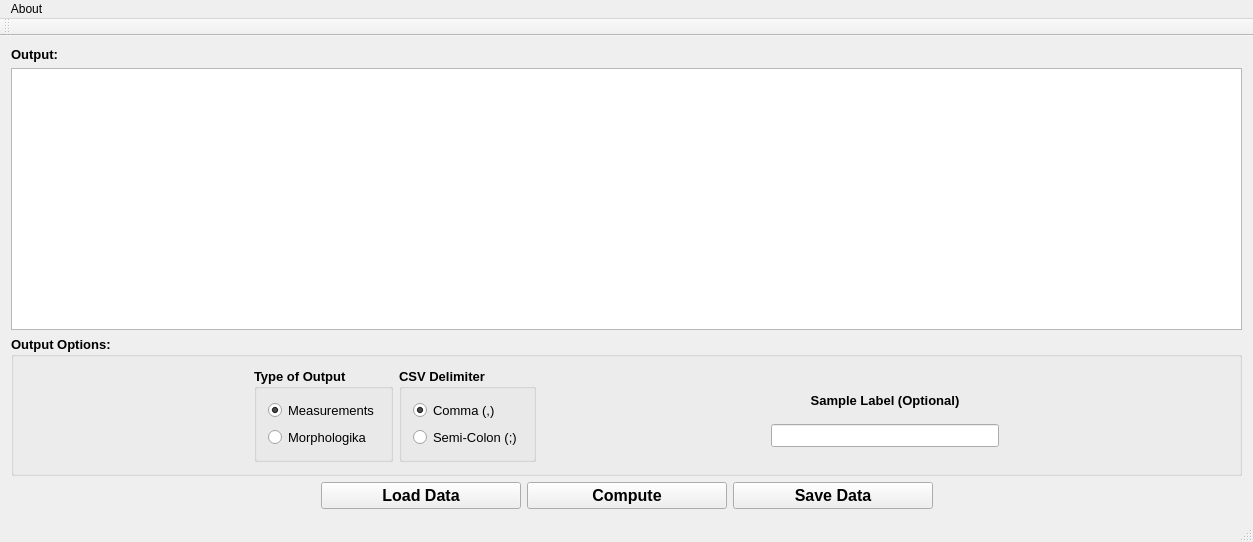
<?xml version="1.0" encoding="UTF-8"?>
<ui version="4.0">
 <class>Measurement_SoftwareClass</class>
 <widget class="QMainWindow" name="Measurement_SoftwareClass">
  <property name="geometry">
   <rect>
    <x>0</x>
    <y>0</y>
    <width>1253</width>
    <height>542</height>
   </rect>
  </property>
  <property name="windowTitle">
   <string>Measurement Software</string>
  </property>
  <widget class="QWidget" name="centralWidget">
   <layout class="QVBoxLayout" name="verticalLayout_4">
    <item>
     <layout class="QVBoxLayout" name="verticalLayout_2">
      <item>
       <widget class="QLabel" name="label_3">
        <property name="font">
         <font>
          <pointsize>10</pointsize>
          <weight>75</weight>
          <bold>true</bold>
         </font>
        </property>
        <property name="text">
         <string>Output:</string>
        </property>
        <property name="alignment">
         <set>Qt::AlignLeading|Qt::AlignLeft|Qt::AlignVCenter</set>
        </property>
       </widget>
      </item>
      <item>
       <widget class="QTextEdit" name="textEdit">
        <property name="font">
         <font>
          <pointsize>12</pointsize>
         </font>
        </property>
        <property name="cursor" stdset="0">
         <cursorShape>IBeamCursor</cursorShape>
        </property>
        <property name="statusTip">
         <string>File output...</string>
        </property>
       </widget>
      </item>
      <item>
       <widget class="QGroupBox" name="groupBox">
        <property name="font">
         <font>
          <pointsize>10</pointsize>
          <weight>75</weight>
          <bold>true</bold>
         </font>
        </property>
        <property name="title">
         <string>Output Options:</string>
        </property>
        <layout class="QHBoxLayout" name="horizontalLayout_2">
         <item>
          <spacer name="horizontalSpacer_4">
           <property name="orientation">
            <enum>Qt::Horizontal</enum>
           </property>
           <property name="sizeHint" stdset="0">
            <size>
             <width>157</width>
             <height>20</height>
            </size>
           </property>
          </spacer>
         </item>
         <item>
          <widget class="QGroupBox" name="groupBox_3">
           <property name="title">
            <string>Type of Output</string>
           </property>
           <layout class="QVBoxLayout" name="verticalLayout">
            <item>
             <widget class="QRadioButton" name="rbtn_meas">
              <property name="font">
               <font>
                <pointsize>10</pointsize>
                <weight>50</weight>
                <bold>false</bold>
               </font>
              </property>
              <property name="text">
               <string>Measurements</string>
              </property>
              <property name="checked">
               <bool>true</bool>
              </property>
             </widget>
            </item>
            <item>
             <widget class="QRadioButton" name="rbtn_morph">
              <property name="font">
               <font>
                <pointsize>10</pointsize>
                <weight>50</weight>
                <bold>false</bold>
               </font>
              </property>
              <property name="text">
               <string>Morphologika</string>
              </property>
             </widget>
            </item>
           </layout>
          </widget>
         </item>
         <item>
          <layout class="QHBoxLayout" name="horizontalLayout">
           <item>
            <widget class="QGroupBox" name="groupBox_2">
             <property name="title">
              <string>CSV Delimiter</string>
             </property>
             <layout class="QVBoxLayout" name="verticalLayout_3">
              <item>
               <widget class="QRadioButton" name="rbtn_comma">
                <property name="font">
                 <font>
                  <pointsize>10</pointsize>
                  <weight>50</weight>
                  <bold>false</bold>
                 </font>
                </property>
                <property name="text">
                 <string>Comma (,)</string>
                </property>
                <property name="checked">
                 <bool>true</bool>
                </property>
               </widget>
              </item>
              <item>
               <widget class="QRadioButton" name="rbtn_semi">
                <property name="font">
                 <font>
                  <pointsize>10</pointsize>
                  <weight>50</weight>
                  <bold>false</bold>
                 </font>
                </property>
                <property name="text">
                 <string>Semi-Colon (;)</string>
                </property>
               </widget>
              </item>
             </layout>
            </widget>
           </item>
          </layout>
         </item>
         <item>
          <spacer name="horizontalSpacer_3">
           <property name="orientation">
            <enum>Qt::Horizontal</enum>
           </property>
           <property name="sizeHint" stdset="0">
            <size>
             <width>100</width>
             <height>20</height>
            </size>
           </property>
          </spacer>
         </item>
         <item>
          <layout class="QVBoxLayout" name="verticalLayout_5">
           <item>
            <spacer name="verticalSpacer_2">
             <property name="orientation">
              <enum>Qt::Vertical</enum>
             </property>
             <property name="sizeType">
              <enum>QSizePolicy::Minimum</enum>
             </property>
             <property name="sizeHint" stdset="0">
              <size>
               <width>20</width>
               <height>15</height>
              </size>
             </property>
            </spacer>
           </item>
           <item>
            <widget class="QLabel" name="label_4">
             <property name="font">
              <font>
               <pointsize>10</pointsize>
               <weight>75</weight>
               <bold>true</bold>
              </font>
             </property>
             <property name="text">
              <string>Sample Label (Optional)</string>
             </property>
             <property name="alignment">
              <set>Qt::AlignCenter</set>
             </property>
            </widget>
           </item>
           <item>
            <widget class="QLineEdit" name="lbl_sample">
             <property name="font">
              <font>
               <pointsize>10</pointsize>
               <weight>50</weight>
               <italic>false</italic>
               <bold>false</bold>
              </font>
             </property>
             <property name="statusTip">
              <string>Sample label...</string>
             </property>
             <property name="alignment">
              <set>Qt::AlignCenter</set>
             </property>
            </widget>
           </item>
           <item>
            <spacer name="verticalSpacer">
             <property name="orientation">
              <enum>Qt::Vertical</enum>
             </property>
             <property name="sizeType">
              <enum>QSizePolicy::Minimum</enum>
             </property>
             <property name="sizeHint" stdset="0">
              <size>
               <width>20</width>
               <height>15</height>
              </size>
             </property>
            </spacer>
           </item>
          </layout>
         </item>
         <item>
          <spacer name="horizontalSpacer_5">
           <property name="orientation">
            <enum>Qt::Horizontal</enum>
           </property>
           <property name="sizeHint" stdset="0">
            <size>
             <width>40</width>
             <height>20</height>
            </size>
           </property>
          </spacer>
         </item>
        </layout>
       </widget>
      </item>
      <item>
       <layout class="QHBoxLayout" name="horizontalLayout_3">
        <item>
         <spacer name="horizontalSpacer">
          <property name="orientation">
           <enum>Qt::Horizontal</enum>
          </property>
          <property name="sizeHint" stdset="0">
           <size>
            <width>40</width>
            <height>20</height>
           </size>
          </property>
         </spacer>
        </item>
        <item>
         <widget class="QPushButton" name="btn_load">
          <property name="minimumSize">
           <size>
            <width>200</width>
            <height>0</height>
           </size>
          </property>
          <property name="font">
           <font>
            <pointsize>12</pointsize>
            <weight>75</weight>
            <bold>true</bold>
           </font>
          </property>
          <property name="cursor">
           <cursorShape>PointingHandCursor</cursorShape>
          </property>
          <property name="statusTip">
           <string>Load Data... (Ctrl + L)</string>
          </property>
          <property name="text">
           <string>Load Data</string>
          </property>
          <property name="shortcut">
           <string>Ctrl+L</string>
          </property>
         </widget>
        </item>
        <item>
         <widget class="QPushButton" name="btn_compute">
          <property name="minimumSize">
           <size>
            <width>200</width>
            <height>0</height>
           </size>
          </property>
          <property name="font">
           <font>
            <pointsize>12</pointsize>
            <weight>75</weight>
            <bold>true</bold>
           </font>
          </property>
          <property name="cursor">
           <cursorShape>PointingHandCursor</cursorShape>
          </property>
          <property name="statusTip">
           <string>Compute Output (Enter/Return key)</string>
          </property>
          <property name="text">
           <string>Compute</string>
          </property>
          <property name="shortcut">
           <string>Return</string>
          </property>
         </widget>
        </item>
        <item>
         <widget class="QPushButton" name="btn_save">
          <property name="minimumSize">
           <size>
            <width>200</width>
            <height>0</height>
           </size>
          </property>
          <property name="font">
           <font>
            <pointsize>12</pointsize>
            <weight>75</weight>
            <bold>true</bold>
           </font>
          </property>
          <property name="cursor">
           <cursorShape>PointingHandCursor</cursorShape>
          </property>
          <property name="statusTip">
           <string>Save Data... (Ctrl + S)</string>
          </property>
          <property name="text">
           <string>Save Data</string>
          </property>
          <property name="shortcut">
           <string>Ctrl+S</string>
          </property>
         </widget>
        </item>
        <item>
         <spacer name="horizontalSpacer_2">
          <property name="orientation">
           <enum>Qt::Horizontal</enum>
          </property>
          <property name="sizeHint" stdset="0">
           <size>
            <width>40</width>
            <height>20</height>
           </size>
          </property>
         </spacer>
        </item>
       </layout>
      </item>
     </layout>
    </item>
   </layout>
  </widget>
  <widget class="QMenuBar" name="menuBar">
   <property name="geometry">
    <rect>
     <x>0</x>
     <y>0</y>
     <width>1253</width>
     <height>21</height>
    </rect>
   </property>
   <widget class="QMenu" name="menuAbout">
    <property name="title">
     <string>About</string>
    </property>
    <addaction name="actionAuthor"/>
   </widget>
   <addaction name="menuAbout"/>
  </widget>
  <widget class="QToolBar" name="mainToolBar">
   <attribute name="toolBarArea">
    <enum>TopToolBarArea</enum>
   </attribute>
   <attribute name="toolBarBreak">
    <bool>false</bool>
   </attribute>
  </widget>
  <widget class="QStatusBar" name="statusBar"/>
  <action name="actionAuthor">
   <property name="text">
    <string>Author...</string>
   </property>
   <property name="statusTip">
    <string>Author Information...</string>
   </property>
  </action>
 </widget>
 <layoutdefault spacing="6" margin="11"/>
 <resources>
  <include location="Measurement_Software.qrc"/>
 </resources>
 <connections/>
</ui>
